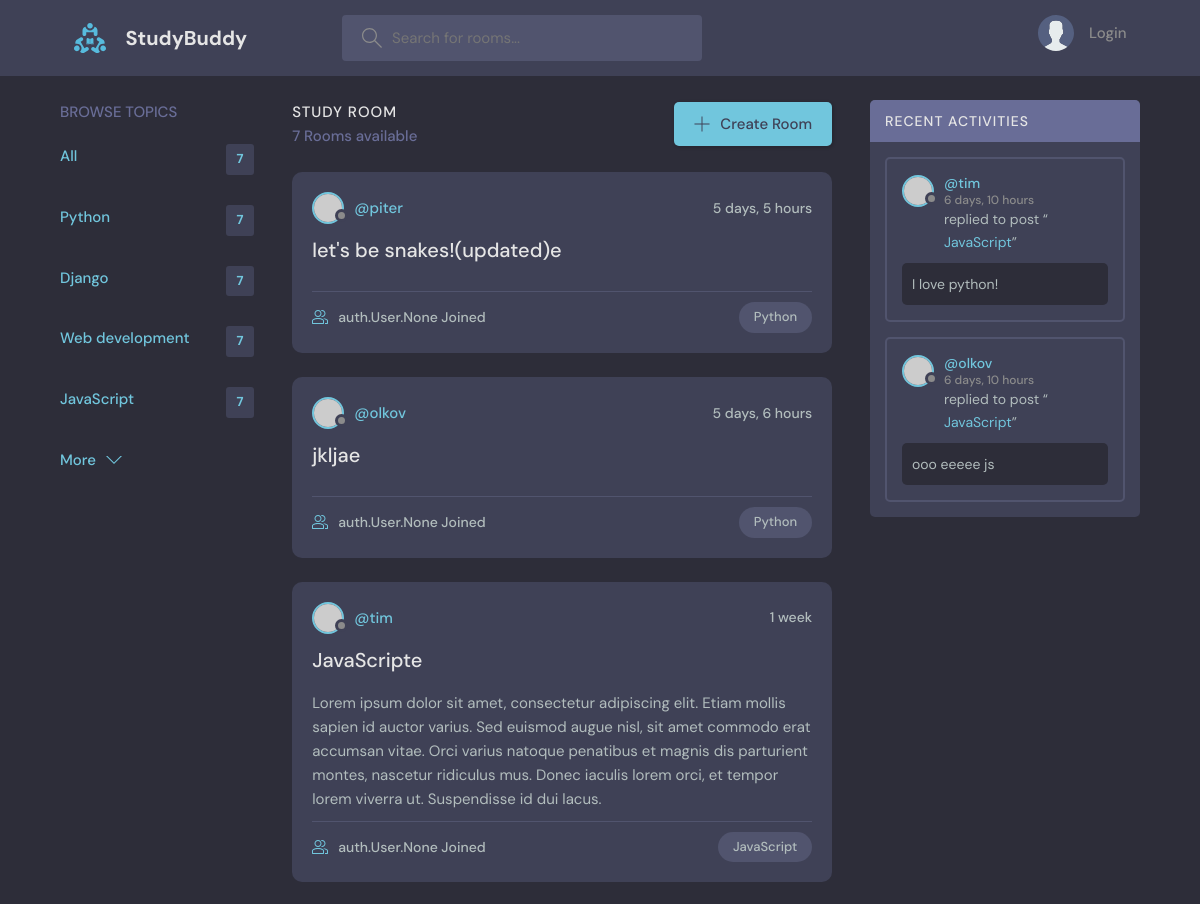
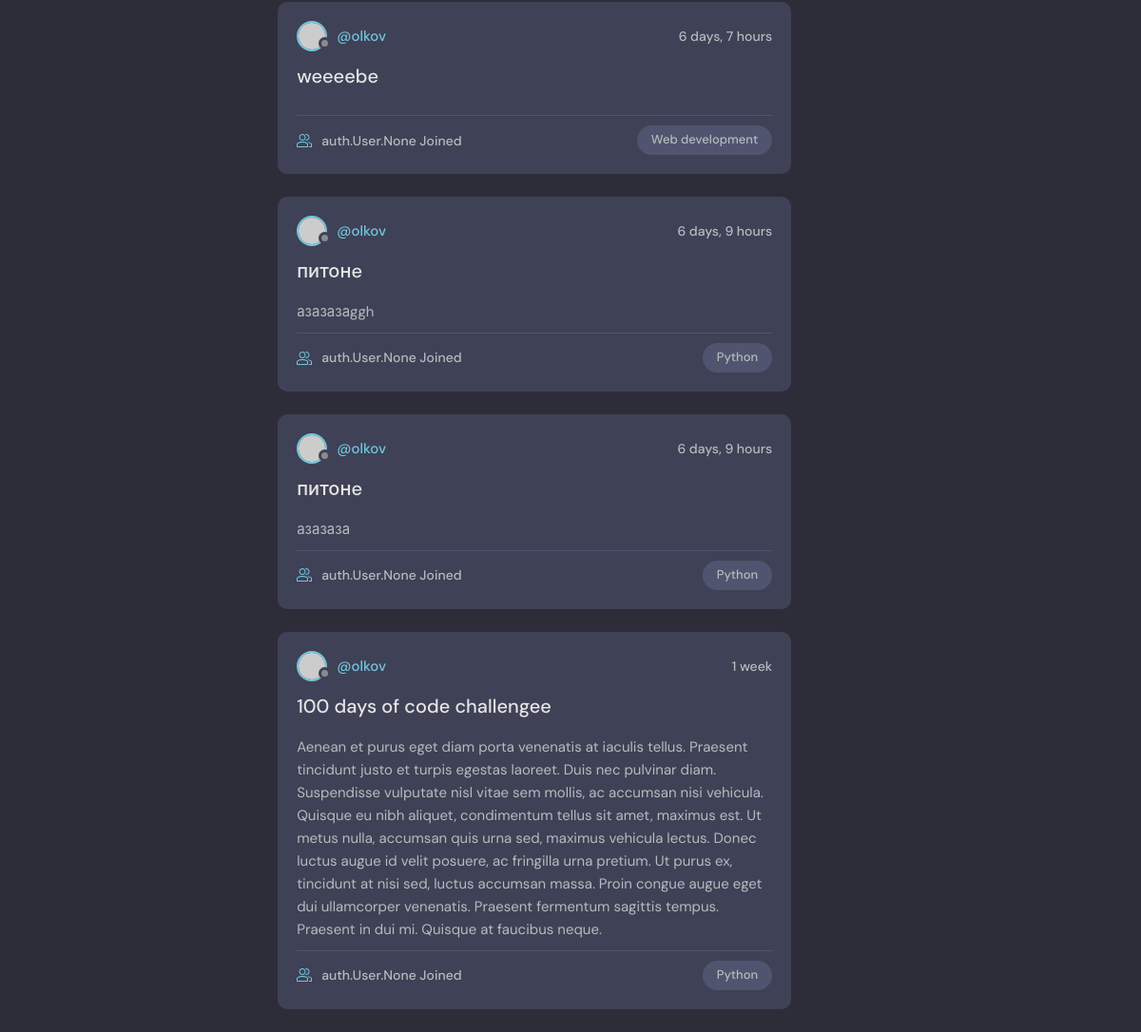
The app's page /, older data (2 pictures, top to bottom).
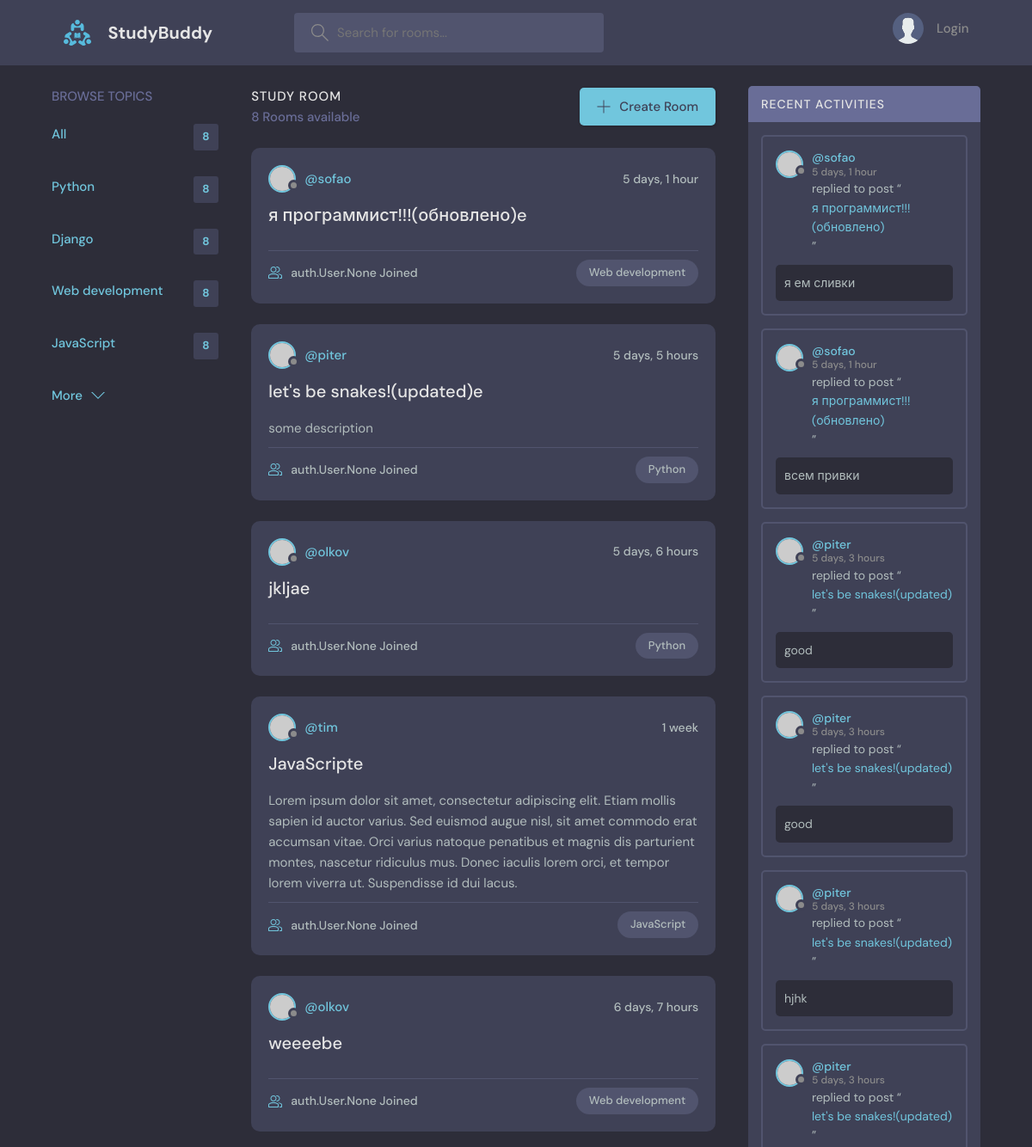
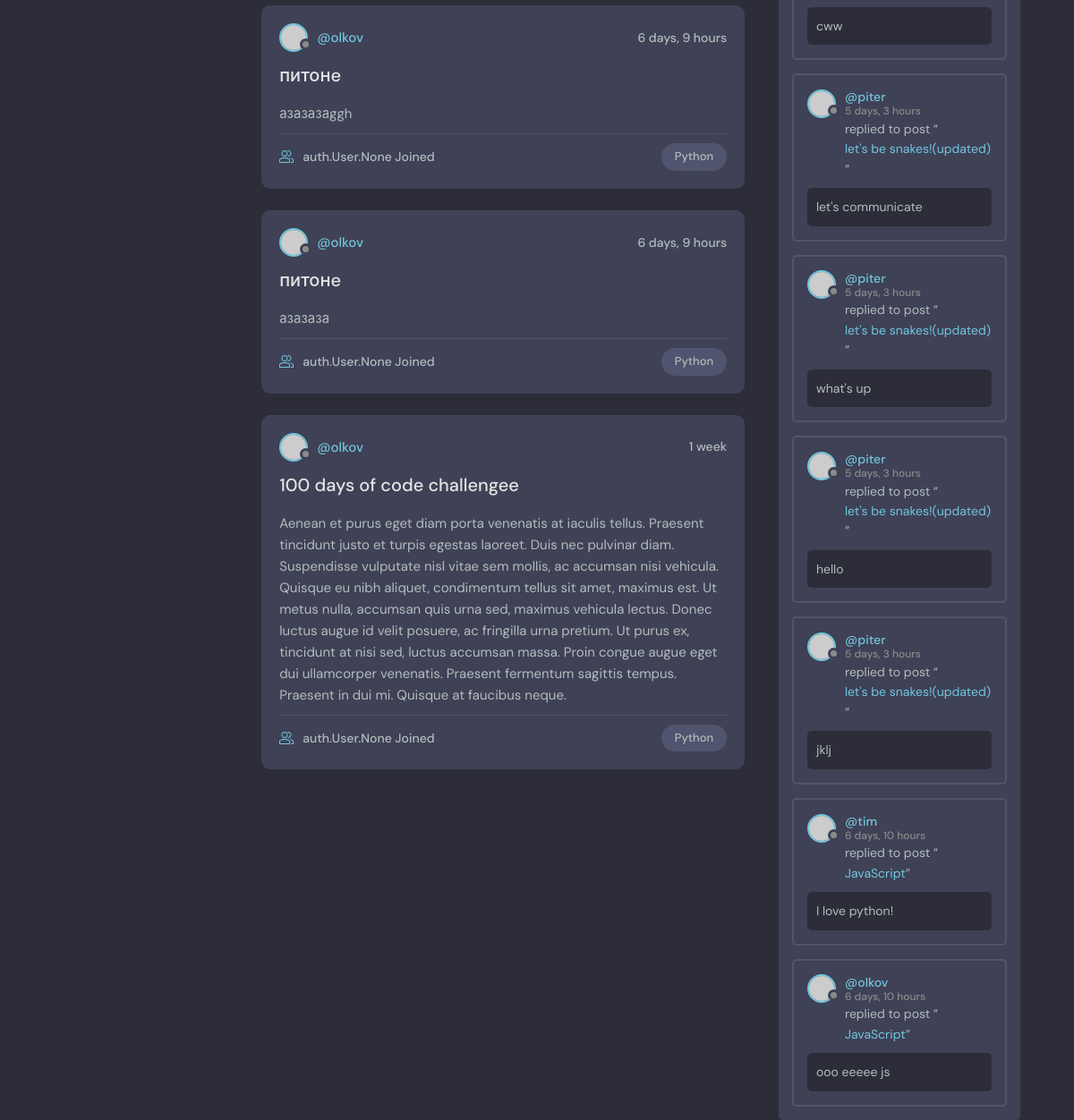
The same page, newer data (2 pictures, top to bottom).
### base/models.py (models this page shows, shortened)
class Topic(models.Model):
    name = models.CharField(max_length=200)
    def __str__(self):
        return self.name

class Room(models.Model):
    host = models.ForeignKey(User, on_delete=models.SET_NULL, null=True)
    topic = models.ForeignKey(Topic, on_delete=models.SET_NULL, null=True)
    name = models.CharField(max_length=200)
    description = models.TextField(null=True, blank=True)
    participants = models.ManyToManyField(User, related_name='participants', blank=True)
    updated = models.DateTimeField(auto_now=True)
    created = models.DateTimeField(auto_now_add=True)
    class Meta:
        ordering = ['-updated', '-created']

class Message(models.Model):
    user = models.ForeignKey(User, on_delete=models.CASCADE)
    room = models.ForeignKey(Room, on_delete=models.CASCADE)
    body = models.TextField()
    updated = models.DateTimeField(auto_now=True)
    created = models.DateTimeField(auto_now_add=True)
    class Meta:
        ordering = ['-updated', '-created']
    def __str__(self):
        if len(self.body) > 50:
            return self.body[0:50] + '...'
        else:
            return self.body[0:50]

### base/views.py (the view)
# urls.py: path('', views.home, name='home'),
def home(request):
    q = request.GET.get('q') if request.GET.get('q') else ''
    rooms = Room.objects.filter(
        Q(topic__name__icontains=q) |
        Q(name__icontains=q) |
        Q(description__icontains=q) |
        Q(host__username__icontains=q)
    )
    room_count = rooms.count()
    room_messages = Message.objects.all().filter(Q(room__topic__name__icontains=q))
    topics = Topic.objects.all()
    context = {
        'rooms': rooms,
        'topics': topics,
        'room_count': room_count,
        'room_messages': room_messages
    }
    return render(request, 'base/home.html', context)

### base/templates/base/home.html (shortened to what this page needs)
{% extends 'main.html' %}
{% block content %}
    <main class="layout layout--3">
        <div class="container">
            {% include 'base/topics_component.html' %}
            <div class="roomList">
                <div class="roomList__header">
                    <div>
                        <h2>Study Room</h2>
                        <p>{{ room_count }} Rooms available</p>
                    </div>
                    <a class="btn btn--main" href="{% url 'create-room' %}">
                        <svg version="1.1" xmlns="http://www.w3.org/2000/svg" width="32" height="32"
                             viewBox="0 0 32 32">
                            <title>add</title>
                            <path
                                    d="M16.943 0.943h-1.885v14.115h-14.115v1.885h14.115v14.115h1.885v-14.115h14.115v-1.885h-14.115v-14.115z"
                            ></path>
                        </svg>
                        Create Room
                    </a>
                </div>
                {% include 'base/feed_component.html' %}
            </div>
            {% include 'base/activity_component.html' %}
        </div>
    </main>
    </body>
    </html>
{% endblock %}

### base/templates/base/topics_component.html
<div class="topics">
            <div class="topics__header">
                <h2>Browse Topics</h2>
            </div>
            <ul class="topics__list">
                <li>
                    <a href="{% url 'home' %}" class="active">All <span>{{ room_count }}</span></a>
                </li>
                {% for topic in topics %}
                    <li>
                        <a href="{% url 'home' %}?q={{ topic.name }}" class="active">{{ topic.name }}
                            <span>{{ room_count }}</span></a>
                    </li>
                {% endfor %}
            </ul>
            <a class="btn btn--link" href="topics.html">
                More
                <svg version="1.1" xmlns="http://www.w3.org/2000/svg" width="32" height="32" viewBox="0 0 32 32">
                    <title>chevron-down</title>
                    <path d="M16 21l-13-13h-3l16 16 16-16h-3l-13 13z"></path>
                </svg>
            </a>
        </div>

### base/templates/base/feed_component.html (shortened to what this page needs)
  {% for room in rooms %}
<div class="roomListRoom">
            <div class="roomListRoom__header">
              <a href="{% url 'user-profile' room.host.id %}" class="roomListRoom__author">
                <div class="avatar avatar--small">
                  <img src="https://randomuser.me/api/portraits/women/11.jpg" />
                </div>
                <span>@{{ room.host.username}}</span>
              </a>
              <div class="roomListRoom__actions">
                <span>{{ room.created|timesince }}</span>
              </div>
            </div>
            <div class="roomListRoom__content">
              <a href="{% url 'room' room.id %}">{{ room.name}}e</a>
              <p>
                  {{ room.description }}
              </p>
            </div>
            <div class="roomListRoom__meta">
              <a href="room.html" class="roomListRoom__joined">
                  {{ room.participants}} Joined
              </a>
              <p class="roomListRoom__topic">{{ room.topic }}</p>
            </div>
          </div>
  {% endfor %}

### base/templates/base/activity_component.html (shortened to what this page needs)
<div class="activities">
            <div class="activities__header">
                <h2>Recent Activities</h2>
            </div>
            {% for message in room_messages %}
                <div class="activities__box">
                    <div class="activities__boxHeader roomListRoom__header">
                        <a href="{% url 'user-profile' message.user.id %}" class="roomListRoom__author">
                            <div class="avatar avatar--small">
                                <img src="https://randomuser.me/api/portraits/women/11.jpg"/>
                            </div>
                            <p>
                                @{{ message.user.username }}
                                <span>{{ message.created|timesince}}</span>
                            </p>
                        </a>
                    </div>
                    <div class="activities__boxContent">
                        <p>replied to post “<a href="room.html">{{ message.room.name }}</a>”</p>
                        <div class="activities__boxRoomContent">
                            {{ message }}
                        </div>
                    </div>
                </div>
            {% endfor %}
        </div>

Row changes from the older to the newer data that the page shows:
computed for Topic "Python": room_count "7" → "8"
computed for Topic "Django": room_count "7" → "8"
computed for Topic "Web development": room_count "7" → "8"
computed for Topic "JavaScript": room_count "7" → "8"
added Room: host.username "sofao", created "5 days, 1 hour", name "я программист!!!(обновлено)", participants "auth.User.None", topic "Web development"
changed Room "let's be snakes!(updated)": description (not shown) → "some description"
added Message: user.username "sofao", created "5 days, 1 hour", room.name "я программист!!!(обновлено)", body "я ем сливки"
added Message: user.username "sofao", created "5 days, 1 hour", room.name "я программист!!!(обновлено)", body "всем привки"
added Message: user.username "piter", created "5 days, 3 hours", room.name "let's be snakes!(updated)", body "good"
added Message: user.username "piter", created "5 days, 3 hours", room.name "let's be snakes!(updated)", body "good"
added Message: user.username "piter", created "5 days, 3 hours", room.name "let's be snakes!(updated)", body "hjhk"
added Message: user.username "piter", created "5 days, 3 hours", room.name "let's be snakes!(updated)", body "cww"
added Message: user.username "piter", created "5 days, 3 hours", room.name "let's be snakes!(updated)", body "let's communicate"
added Message: user.username "piter", created "5 days, 3 hours", room.name "let's be snakes!(updated)", body "what's up"
added Message: user.username "piter", created "5 days, 3 hours", room.name "let's be snakes!(updated)", body "hello"
added Message: user.username "piter", created "5 days, 3 hours", room.name "let's be snakes!(updated)", body "jklj"
Text that changed along with them:
{{ room_count }}: "7" → "8"
